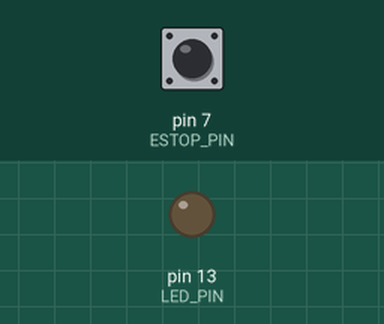
This sketch was run on a simulated Arduino Uno, built with avr-gcc and run on an emulated ATmega328P. Parts: output pins drawn as LEDs (lit = HIGH). Inputs (shaded band) come from the test bench; at power-on: pin 7 (ESTOP_PIN) HIGH.

Above: at 0.15 s.
Timing chart, 0 to 1.8 s (numbered marks = the images above):
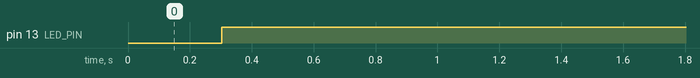

Measured:
- by itself, pin 13 (LED_PIN): LOW → HIGH at 0.30 s

The sketch:

RX.ino
```cpp
#include <Wire.h>
#include <Adafruit_MCP4725.h>
Adafruit_MCP4725 dac;

const uint8_t  DAC_ADDR=0x60;
const float    V_MIN=0.90f, V_MAX=4.10f, V_RANGE=(V_MAX-V_MIN);
const float    V_RAMP_RATE=0.50f;   // V/s
const uint32_t DEADMAN_MS=300;
const uint8_t  ESTOP_PIN=7, LED_PIN=13;

float target_v=V_MIN, actual_v=V_MIN; uint32_t last_rx_ms=0;
float clampf(float x,float lo,float hi){return x<lo?lo:(x>hi?hi:x);}
float throttleToVolt(float t){t=clampf(t,0,1); return V_MIN+t*V_RANGE;}
uint16_t voltToCode(float v){v=clampf(v,0,5); return (uint16_t)round((v/5.0)*4095.0);}
void setV(float v){actual_v=v; dac.setVoltage(voltToCode(v),false);}
void estop(){setV(V_MIN); digitalWrite(LED_PIN,HIGH);}

void setup(){
  pinMode(ESTOP_PIN,INPUT_PULLUP); pinMode(LED_PIN,OUTPUT);
  Wire.begin(); dac.begin(DAC_ADDR);
  Serial.begin(115200); setV(V_MIN); last_rx_ms=millis();
}

void loop(){
  // 직렬 수신: "SPD:0~1000" 또는 "STOP"
  static char buf[32]; static uint8_t idx=0;
  while(Serial.available()){
    char c=Serial.read();
    if(c=='\n'){ buf[idx]=0; idx=0;
      if(strncmp(buf,"SPD:",4)==0){
        int val=constrain(atoi(buf+4),0,1000);
        target_v=throttleToVolt(val/1000.0f);
        last_rx_ms=millis();
      }else if(strcmp(buf,"STOP")==0){ target_v=V_MIN; last_rx_ms=millis(); }
    }else if(idx<sizeof(buf)-1){ buf[idx++]=c; }
  }

  bool eStop=(digitalRead(ESTOP_PIN)==LOW);
  bool timeout=(millis()-last_rx_ms>DEADMAN_MS);
  if(eStop||timeout){ estop(); }
  else{
    digitalWrite(LED_PIN,LOW);
    static uint32_t last=millis(); uint32_t now=millis();
    float dt=(now-last)/1000.0f; last=now;
    float dv=target_v-actual_v, dvmax=V_RAMP_RATE*dt;
    if(fabs(dv)>dvmax) dv=(dv>0?dvmax:-dvmax);
    setV(actual_v+dv);
  }
  delay(2);
}
```
